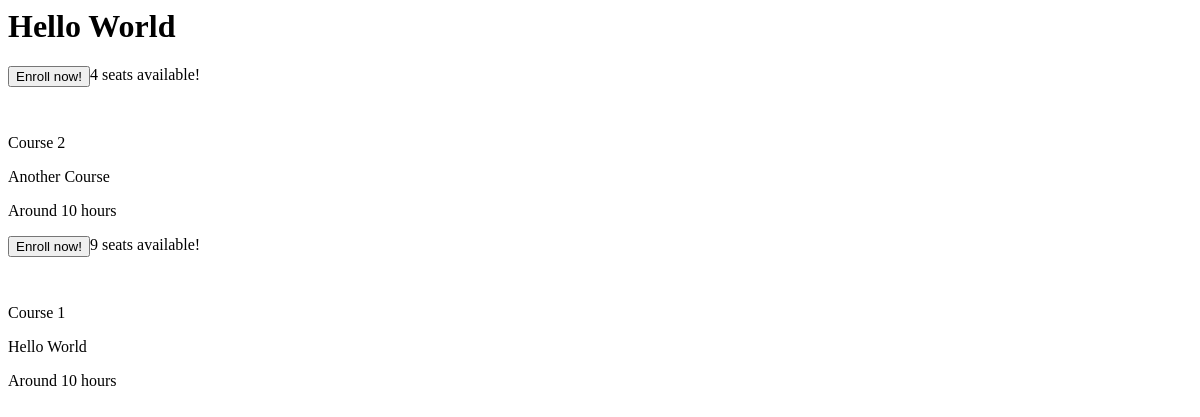
/private_courses/, run on an earlier commit of the app's database.
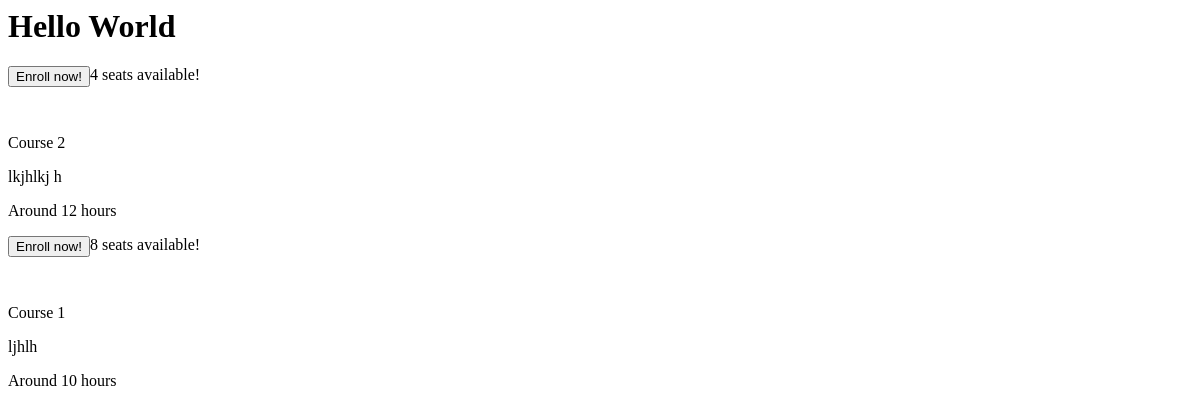
And on a later commit of the database.
### private_course/models.py (models this page shows, shortened)
class PrivateCourse(models.Model):
  title = models.CharField('Title', max_length=255)
  description = models.TextField('Description')
  position = models.IntegerField('Position')
  active = models.BooleanField('Active')
  capacity = models.IntegerField('Capacity')
  hours = models.IntegerField('Hours')
  def is_full(self):
    return self.capacity <= self.members.count()
  def remaining(self):
    try:
      return self.capacity - self.members.count()
    except:
      return 0
  class Meta:
    ordering = ['position']
    verbose_name = 'Private Course'
    verbose_name_plural = 'Private Courses'

### private_course/views.py (the view)
class PrivateCourseListView(ListView):
  model = PrivateCourse
  queryset = PrivateCourse.objects.filter(active=True)
  def get_context_data(self, **kwargs):
    context = super(PrivateCourseListView, self).get_context_data(**kwargs)
    context['category'] = self.request.GET.get('category', '0')
    return context

### private_course/templates/private_course/privatecourse_list.html
<h1>Hello World</h1>
{% for object in object_list %}
  <div class="tcourse">
    <div style="display:inline">
        <button class="btn btn-danger" onclick="window.open('{% url private_course_member_create  object.id %}?category={{category}}', '_blank')" style="float:left">Enroll now!</button><p class="tcourse-remaining"> {% if object.is_full %}
        Full
        {% else %}{{ object.remaining }} seats available!{% endif %}</p>
    </div>
    <br>
    <p class="tcourse-title">
        {{ object.title }}
    </p>
    <p>
        {{ object.description}}
    </p>
    <p class="tcourse-hours">
        Around {{ object.hours }} hours
    </p>
  </div>
{% endfor %}

What changed in the data, as far as the page shows it:
changed PrivateCourse "Course 2": description "Another Course" → "lkjhlkj h"; hours "10" → "12"
changed PrivateCourse "Course 1": remaining "9" → "8"; description "Hello World" → "ljhlh"
